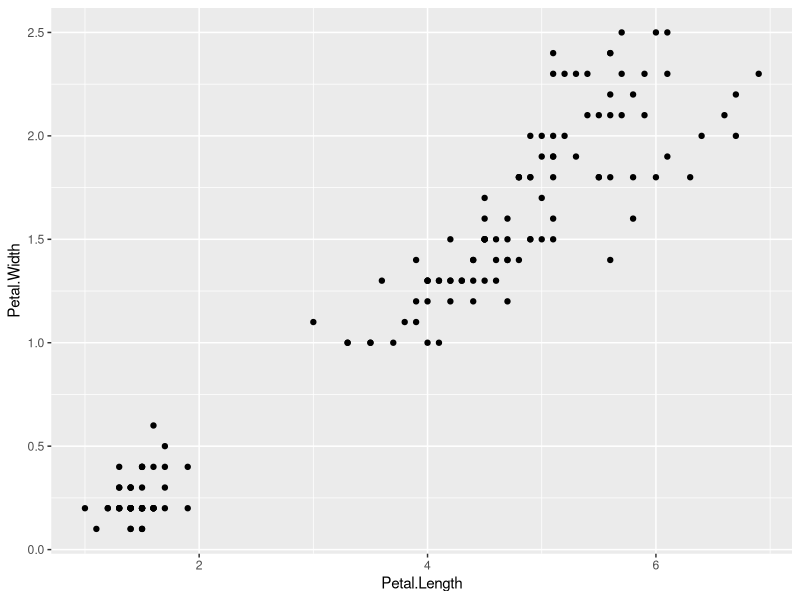
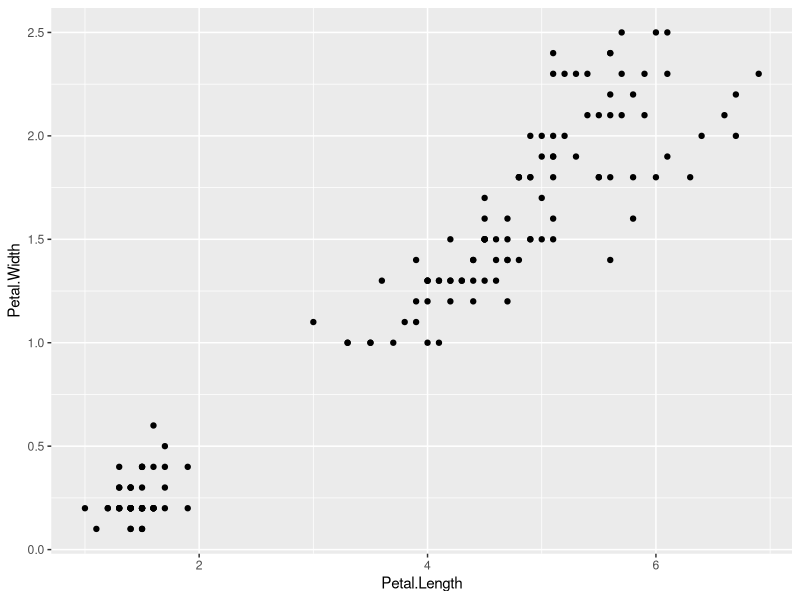
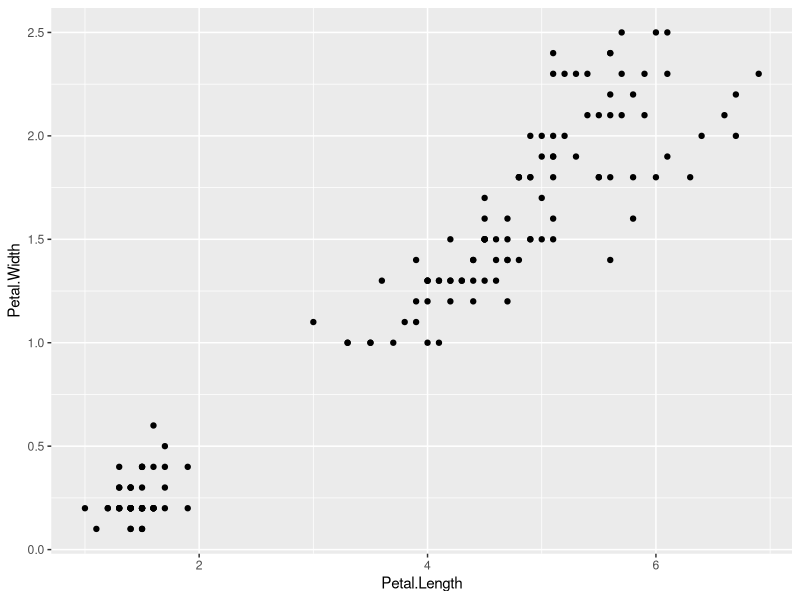
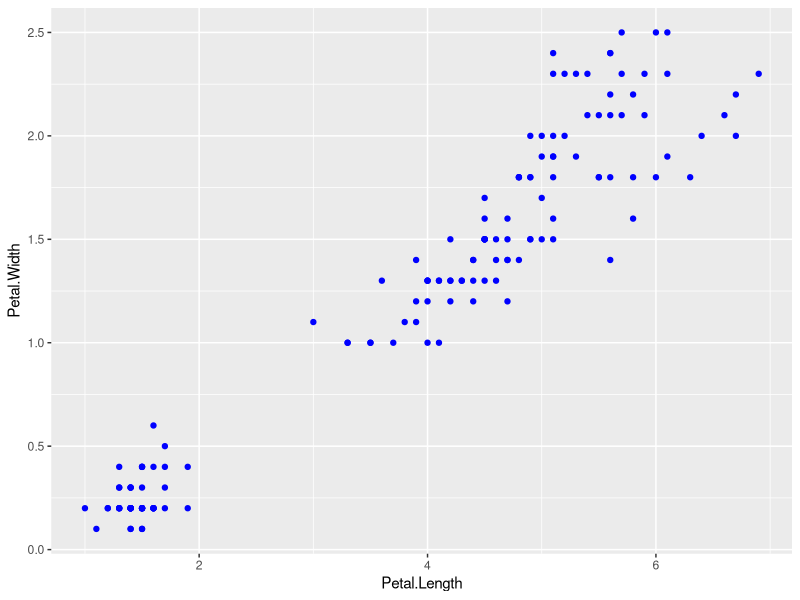
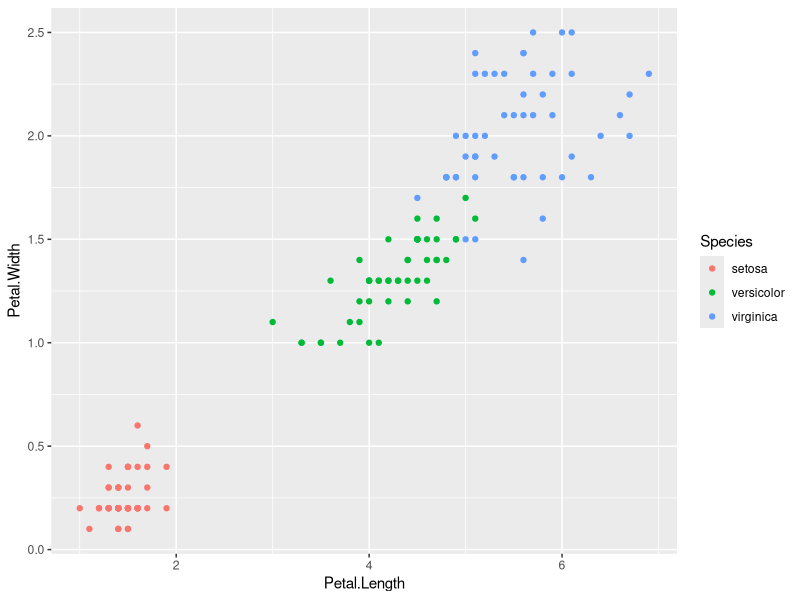
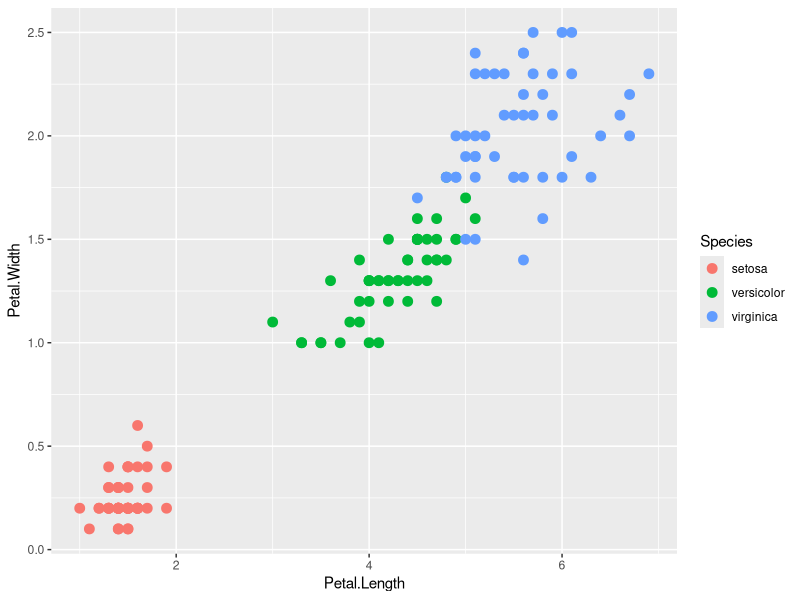
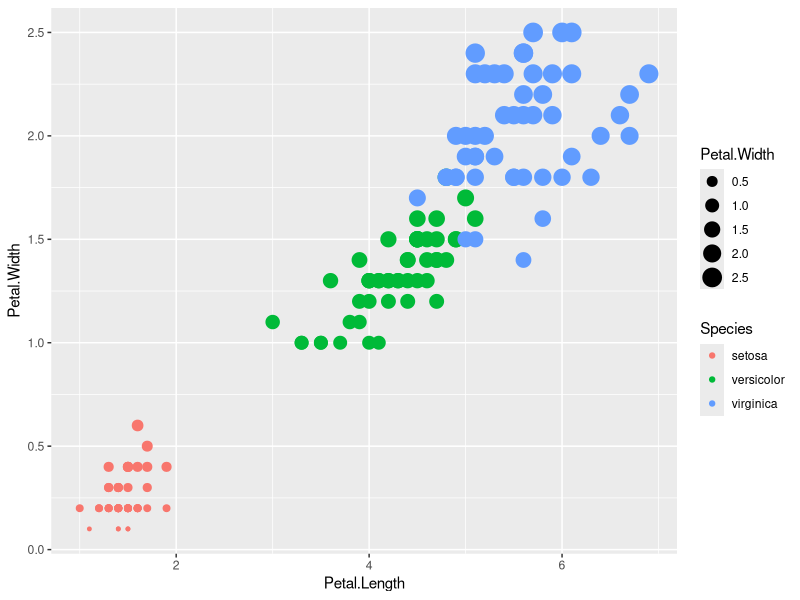
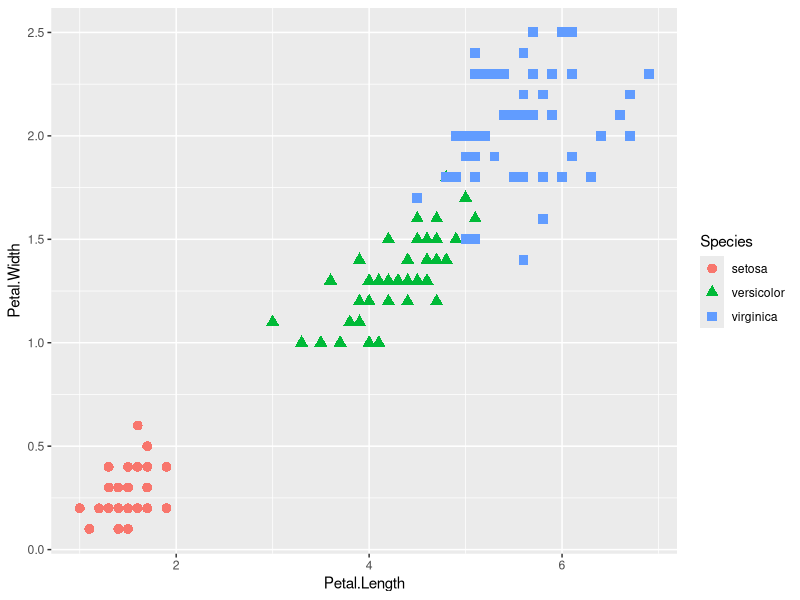

The R source for these figures, in order:
# this file is intendend to introduce you to ggplot in R

# load the libraries each time you restart R	
library(tidyverse)	
library(lubridate)	
library(scales)	
library(readxl)
library(skimr)	
	
#' read in the csv file	
#' note here we are using relative file paths to find the file	
#' try hitting "" and then tab inside of the "" - this will bring up choices	
iris.df <- read_csv("data/iris.csv")	
	
#'Lets read in the iris excel file
#'The only thing that you might need to do is specify the sheet if you use 
#'multiple sheets
#'

iris_excel.df <- read_excel("data/iris_excel.xlsx", sheet="iris_excel")	# if there is only one sheet - no worries


#' ##View Data     	
#' Look at the data with glimpse	
glimpse(iris.df)	
 	
#' Look at the top or bottle of the data	
#' you can also look at the top or `head` or bottom `tail` of the dataframe
#' what would that look like?


#' This is the start of how to make a plot in ggplot
ggplot(data=iris.df, aes(x=Petal.Length, y=Petal.Width)) +	
  geom_point()	


#' This is the same as the above plot but puts the aesthetics in the geometry
ggplot(data=iris.df) +	
  geom_point(aes(x=Petal.Length, y=Petal.Width))	



#' What is the advantage of doing the above method? 
#' How could you add a set of points for `Sepal.Length` and `Sepal.Width` to the 
#' existing graph
ggplot(data=iris.df) +	
  geom_point(aes(x=Petal.Length, y=Petal.Width))	




#' ##Colors of points that are all the same     	
ggplot(data=iris.df, aes(x=Petal.Length, y=Petal.Width)) +	
  geom_point(color="blue")	

#' Map the color to species	categories
ggplot(data=iris.df, aes(x=Petal.Length, y=Petal.Width, color=Species)) +	
  geom_point()	

#' size of points
ggplot(data=iris.df, aes(x=Petal.Length, y=Petal.Width, color=Species)) +	
  geom_point(size=3)	




#' ##Size of points based on Petal Width and color based on species 	
ggplot(data=iris.df, aes(x=Petal.Length, y=Petal.Width, size=Petal.Width, color=Species)) +	
  geom_point()	
 	


#' ##Shapes of Points    	
ggplot(data=iris.df, aes(x=Petal.Length, y=Petal.Width, shape=Species, color=Species)) +	
  geom_point(size=3)	
	


#' What is intersting to do is to make multiple plots based on one of the grouping 
#' characters to see the distribution of points in each category
#' ## Facetting 	
#' Now the cool thing to be able to look at data is to be able to facet or look at subplots of all of the data at once	
ggplot(data=iris.df) +	
  geom_point(aes(x=Petal.Length, y=Petal.Width, shape=Species, color=Species)) +	
  facet_grid(. ~ Species)	
 	
ggplot(data=iris.df) +	
  geom_point(aes(x=Petal.Length, y=Petal.Width, shape=Species, color=Species)) +	
  facet_grid(Species ~ ., scales = "free") 	

#' How do the above gaphs works - not that there is always one axis that the scales are the same
#' We can use Facet wrap to get around this a bit easier.  
	
#' Facet wrap is slightly different and will allow you to have all free scales and facet by species	
ggplot(data=iris.df, aes(x=Petal.Length, y=Petal.Width, shape=Species, color=Species)) +	
  geom_point() +	
  facet_wrap("Species", scales = "free")	

	
#' ## Adding Titles      	
#' Now to add in some of the basic things you might want to have on there to make 
#' it look nicer. We will work more on this later to get it publication quality 
#' but this is a start.  	
ggplot(data=iris.df, aes(x=Petal.Length, y=Petal.Width, shape=Species, color=Species)) +	
  geom_point() +	
  ggtitle("Petal Shape") +	
  labs(x="Petal Length", y="Petal Width")	

 	
#' ##Time series plots    	
streams.df <- read_csv("data/streams_q_gage_no3.csv", guess_max = 10000)	
	
glimpse(streams.df)	


#' ##Basic time series plot	
ggplot(streams.df, aes(datetime, no3_mgl, color=site)) +	
  geom_point()	

#' ##Scales - time series	
ggplot(streams.df, aes(datetime, no3_mgl, color=site)) +	
  geom_point() +	
  scale_y_continuous()+ #expand=c(0,0), breaks=c(0,30,60)	
     scale_x_datetime(date_breaks = "1 month",	
                  limits = ymd_hms(c('2017-01-01 00:00:00','2017-12-31 00:00:00')),	
                  labels=date_format("%Y-%b-%d"), expand=c(0,0))	

#' ##Themes	
ggplot(streams.df, aes(datetime, no3_mgl, color=site)) +	
  geom_point() +	
  scale_y_continuous()+ #expand=c(0,0), breaks=c(0,30,60)	
     scale_x_datetime(date_breaks = "1 month",	
                  limits = ymd_hms(c('2017-01-01 00:00:00','2017-12-31 00:00:00')),	
                  labels=date_format("%Y-%b-%d"), expand=c(0,0)) +	
  theme_bw()	


#' ##Theme - adjust text	
ggplot(streams.df, aes(datetime, no3_mgl, color=site)) +	
  geom_point() +	
  scale_y_continuous()+ #expand=c(0,0), breaks=c(0,30,60)	
     scale_x_datetime(date_breaks = "1 month",	
                  limits = ymd_hms(c('2017-01-01 00:00:00','2017-12-31 00:00:00')),	
                  labels=date_format("%Y-%b-%d"), expand=c(0,0)) +	
  theme(	
       # LABLES APPEARANCE	
       axis.title.x=element_text(size=12, face="bold"),	
       axis.title.y=element_text(size=12, face="bold"),	
       axis.text.x = element_text(size=10, face="bold", angle=45, hjust=1),	
       axis.text.y = element_text(size=10, face="bold"))	

	
#' ##Final time series plot	
#' So lets make all the changes to the graph that we might want to do	
ggplot(streams.df, aes(datetime, no3_mgl, color=site)) +	
  geom_point() +	
  scale_y_continuous()+ #expand=c(0,0), breaks=c(0,30,60)	
     scale_x_datetime(date_breaks = "1 month",	
                  limits = ymd_hms(c('2017-01-01 00:00:00','2017-12-31 00:00:00')),	
                  labels=date_format("%Y-%b-%d"), expand=c(0,0)) +	
  scale_color_manual (name="Sites",	
                      labels=c("Indian Cr.", "Vermillion Cr."),	
                      values=c("red","darkblue")) +	
  labs(x = "", y = "Nitrate NO3 (mg L^-1)") +	
theme(	
    # LABLES APPEARANCE	
    axis.title.x=element_text(size=12, face="bold"),	
    axis.title.y=element_text(size=12, face="bold"),	
    axis.text.x = element_text(size=10, face="bold", angle=45, hjust=1),	
    axis.text.y = element_text(size=10, face="bold"),	
 # plot.title = element_text(hjust = 0.5, colour="black", size=22, face="bold"),	
 # LEGEND	
 # legend.position="none",	
 # LEGEND TEXT	
 legend.text = element_text(colour="black", size = 12, face = "bold"),	
 # LEGEND TITLE	
 legend.title = element_text(colour="black", size=14, face="bold"),	
 # LEGEND POSITION AND JUSTIFICATION	
 # legend.justification=c(0.1,1),	
 # legend.position=c(0.02,.99),	
 # PLOT COLORS	
 # REMOVE BOX BEHIND LEGEND SYMBOLS	
 # REMOVE LEGEND BOX	
  legend.key = element_rect(fill = "transparent", colour = "transparent"),	
 # REMOVE LEGEND BOX	
  legend.background = element_rect(fill = "transparent", colour = "transparent"),	
 # #REMOVE PLOT FILL AND GRIDS	
 # panel.background=element_rect(fill = "transparent", colour = "transparent"),	
 # # removes the window background	
 # plot.background=element_rect(fill="transparent",colour=NA),	
 # # removes the grid lines	
 # panel.grid.major = element_blank(),	
 # panel.grid.minor = element_blank(),	
 # ADD AXES LINES AND SIZE	
 axis.line.x = element_line(color="black", size = 0.3),	
 axis.line.y = element_line(color="black", size = 0.3),	
 # ADD PLOT BOX	
 panel.border = element_rect(colour = "black", fill=NA, size=0.3))	
